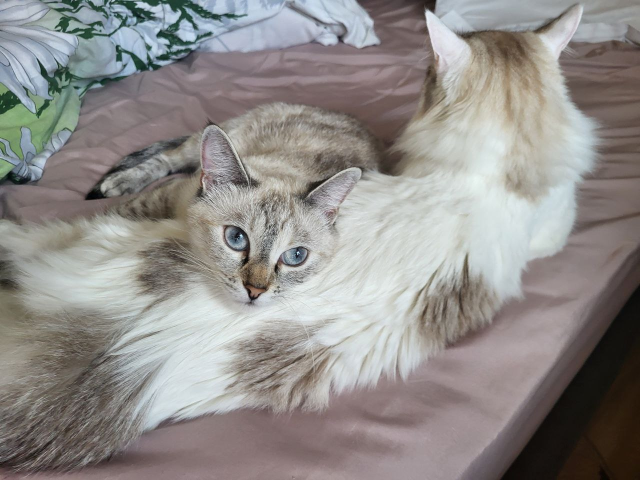
#> input picture img_1.png, 1280 x 960 px (shown at 1/2 size); its folder holds only this picture in this run
$ python 3.py
#> lines starting #> are read from the running program, lines starting #| are printed output that depends on the picture
import cv2 # OpenCV - основная библиотека для работы с изображениями
import numpy as np # NumPy - математические операции и работа с массивами
from sklearn.cluster import KMeans # Алгоритм кластеризации K-means
import matplotlib.pyplot as plt # Создание графиков и визуализаций
import matplotlib.patches as patches # Геометрические фигуры для легенды
from PIL import Image, ImageDraw, ImageFont # Растровая графика и работа со шрифтами
import os # Работа с файловой системой
import argparse # Парсинг аргументов командной строки

# Палитра DMC - стандартные цвета ниток для вышивки
DMC_COLORS = {
    'White': (255, 255, 255),
    'Ecru': (240, 234, 218),
    'Black': (0, 0, 0),
    'DK Gray': (85, 85, 85),
    'MD Gray': (128, 128, 128),
    'LT Gray': (200, 200, 200),

    # Красные
    'Red': (255, 0, 0),
    'DK Red': (190, 0, 0),
    'Bright Red': (255, 50, 50),
    'Crimson': (220, 20, 60),

    # Розовые
    'Pink': (255, 192, 203),
    'DK Pink': (231, 84, 128),
    'LT Pink': (255, 182, 193),

    # Оранжевые
    'Orange': (255, 165, 0),
    'DK Orange': (255, 140, 0),
    'Coral': (255, 127, 80),

    # Желтые
    'Yellow': (255, 255, 0),
    'DK Yellow': (255, 215, 0),
    'LT Yellow': (255, 255, 200),

    # Зеленые
    'Green': (0, 255, 0),
    'DK Green': (0, 100, 0),
    'Bright Green': (0, 255, 100),
    'Forest Green': (34, 139, 34),
    'LT Green': (144, 238, 144),

    # Синие
    'Blue': (0, 0, 255),
    'DK Blue': (0, 0, 139),
    'Bright Blue': (0, 100, 255),
    'Royal Blue': (65, 105, 225),
    'LT Blue': (173, 216, 230),

    # Фиолетовые
    'Purple': (128, 0, 128),
    'DK Purple': (75, 0, 130),
    'Violet': (238, 130, 238),
    'Lavender': (230, 230, 250),

    # Коричневые
    'Brown': (165, 42, 42),
    'DK Brown': (101, 67, 33),
    'LT Brown': (210, 180, 140),
    'Tan': (210, 180, 140),
}


class CrossStitchConverter:
    def __init__(self, dmc_colors=DMC_COLORS):
        """Инициализация конвертера с палитрой цветов DMC"""
        # Сохраняем палитру цветов DMC
        self.dmc_colors = dmc_colors
        # Преобразуем цвета в numpy массив для быстрых вычислений
        self.dmc_colors_rgb = np.array(list(dmc_colors.values()))
        # Сохраняем названия цветов
        self.dmc_names = list(dmc_colors.keys())
        #dmc_colors: Словарь с названиями и RGB значениями ниток
        #dmc_colors_rgb: Преобразование в NumPy массив для векторных операций
        #dmc_names: Отдельное хранение названий для быстрого доступа

    def load_image(self, image_path):
        """Загрузка изображения"""
        # Проверка существования файла
        if not os.path.exists(image_path):
            raise FileNotFoundError(f"Файл {image_path} не найден")

        # Загрузка изображения с помощью OpenCV
        self.image = cv2.imread(image_path)
        if self.image is None:
            raise ValueError(f"Не удалось загрузить изображение {image_path}")

        # Конвертация из BGR (формат OpenCV) в RGB
        self.image = cv2.cvtColor(self.image, cv2.COLOR_BGR2RGB)

        self.image = self.enhance_image(self.image)

        print(f" Изображение загружено: {self.image.shape[1]}×{self.image.shape[0]} пикселей")
        return self.image.shape[:2]

    def enhance_image(self, image):
        """Улучшение качества изображения для лучшей детализации"""
        # Фильтр увеличения резкости
        # Сверточная матрица 3x3: Лапласиан для выделения границ
        # Принцип работы: Усиление высокочастотных компонентов изображения
        # Результат: Более четкие контуры и детали
        kernel = np.array([[-1, -1, -1],
                           [-1, 9, -1],
                           [-1, -1, -1]])
        sharpened = cv2.filter2D(image, -1, kernel)

        # Работа в LAB цветовом пространстве
        # L (Lightness): Яркостная компонента
        # A: Цветовая ось зеленый-красный
        # B: Цветовая ось синий-желтый
        # Разделение яркости и цвета позволяет улучшать контраст без искажения цветов
        lab = cv2.cvtColor(sharpened, cv2.COLOR_RGB2LAB)
        l, a, b = cv2.split(lab)

        # Адаптивное выравнивание гистограммы
        # Адаптивность: Обработка отдельных регионов изображения
        # Ограничение контраста: Предотвращение усиления шума
        # Параметры:
        # clipLimit=2.0: Максимальное усиление контраста
        # tileGridSize=(8,8): Размер регионов для обработки
        clahe = cv2.createCLAHE(clipLimit=2.0, tileGridSize=(8, 8))
        l = clahe.apply(l)

        # Обратное преобразование
        lab = cv2.merge([l, a, b])
        enhanced = cv2.cvtColor(lab, cv2.COLOR_LAB2RGB)

        return enhanced

    def resize_image(self, max_stitches):
        h, w = self.image.shape[:2]
        #Определение ограничивающей размерности (ширина или высота)
        #Масштабирование второй размерности с сохранением соотношения сторон
        #Гарантия, что ни одна размерность не превысит max_stitches
        # Сохранение пропорций
        if w > h:
            new_w = min(max_stitches, w)
            new_h = int(h * new_w / w)
        else:
            new_h = min(max_stitches, h)
            new_w = int(w * new_h / h)

        new_w = max(new_w, 10)
        new_h = max(new_h, 10)

        print(f"📐 Изменение размера: {w}×{h} → {new_w}×{new_h} крестиков")

        # INTER_CUBIC интерполяция(Бикубическая интерполяция, высокое качество для уменьшения)
        self.image_resized = cv2.resize(self.image, (new_w, new_h), interpolation=cv2.INTER_CUBIC)
        return new_w, new_h

#Уменьшение цветов
    def reduce_colors(self, max_colors):
        # Подготовка данных для кластеризации
        # reshape(-1, 3): Преобразование 2D изображения в 1D массив пикселей
        # Каждый пиксель представляется как точка в 3D RGB пространстве
        pixels = self.image_resized.reshape(-1, 3)

        n_colors = min(max_colors, len(self.dmc_colors))
        print(f"Кластеризация на {n_colors} цветов...")

        # K-means кластеризация
        # n_clusters: Количество желаемых цветов в палитре
        # random_state=42: Фиксированный seed для воспроизводимости результатов
        # n_init=5: Количество случайных инициализаций (выбор лучшей)
        # max_iter=300: Максимальное количество итераций для сходимости
        kmeans = KMeans(n_clusters=n_colors, random_state=42, n_init=5, max_iter=300)
        labels = kmeans.fit_predict(pixels)

        reduced_colors = []
        color_mapping = {}

        # Замена на цвета DMC
        for i, center in enumerate(kmeans.cluster_centers_):
            distances = np.linalg.norm(self.dmc_colors_rgb - center, axis=1)
            closest_idx = np.argmin(distances)
            dmc_color = self.dmc_colors_rgb[closest_idx]
            dmc_name = self.dmc_names[closest_idx]

            reduced_colors.append(dmc_color)
            color_mapping[i] = (dmc_color, dmc_name)

        self.reduced_image = np.array([reduced_colors[label] for label in labels])
        self.reduced_image = self.reduced_image.reshape(self.image_resized.shape)

        self.reduced_image = cv2.medianBlur(self.reduced_image.astype(np.uint8), 1)

        self.color_labels = labels.reshape(self.image_resized.shape[:2])
        self.color_mapping = color_mapping
        self.actual_colors = n_colors

        return reduced_colors

#Генерация символов
    def get_symbols(self, num_symbols):
        symbols = [
            '■', '□', '▲', '△', '●', '○', '★', '☆', '♦', '♢',
            '♥', '♡', '♣', '♤', '♠', '♧', '✓', '✗', '✶', '✷',
            '✸', '✹', '✺', '✻', '✼', '✽', '✾', '✿', '❀', '❁'
        ]

        # Дополнение буквами при необходимости
        if num_symbols > len(symbols):
            symbols.extend([chr(i) for i in range(65, 91)])  # A-Z Заглавные буквы
        if num_symbols > len(symbols):
            symbols.extend([chr(i) for i in range(97, 123)])  # a-z Строчные буквы

        return symbols[:num_symbols]

    #Создание схемы
    def create_stitch_chart(self, output_path, grid_spacing=10):
        h, w = self.color_labels.shape
        # Расчет размеров
        # cell_size=25: Размер ячейки для одного крестика в пикселях
        cell_size = 25

        img_width = w * cell_size + (w + 1) #Учет границ между ячейками
        img_height = h * cell_size + (h + 1)
        # Создание изображения
        pattern_image = Image.new('RGB', (img_width, img_height), 'white')
        draw = ImageDraw.Draw(pattern_image)

        try:
            font = ImageFont.truetype("arial.ttf", cell_size - 10)
        except:
            font = ImageFont.load_default()

        unique_colors = np.unique(self.color_labels)
        symbols = self.get_symbols(len(unique_colors))
        symbol_map = {}

        for i, color_idx in enumerate(unique_colors):
            symbol_map[color_idx] = symbols[i]

        for y in range(h):
            for x in range(w):
                color_idx = self.color_labels[y, x]
                dmc_color, dmc_name = self.color_mapping[color_idx]
                symbol = symbol_map[color_idx]

                x_pos = x * cell_size + x + 1
                y_pos = y * cell_size + y + 1
                # Цветной фон
                draw.rectangle([x_pos, y_pos, x_pos + cell_size, y_pos + cell_size],
                               fill=tuple(dmc_color), outline='lightgray')

                bbox = draw.textbbox((0, 0), symbol, font=font)
                text_width = bbox[2] - bbox[0]
                text_height = bbox[3] - bbox[1]

                text_x = x_pos + (cell_size - text_width) // 2
                text_y = y_pos + (cell_size - text_height) // 2
                # Контрастный текст
                brightness = np.mean(dmc_color)
                text_color = 'black' if brightness > 128 else 'white'

                draw.text((text_x, text_y), symbol, fill=text_color, font=font)

        for x in range(0, w, grid_spacing):
            line_x = x * (cell_size + 1)
            if line_x < img_width:
                draw.line([(line_x, 0), (line_x, img_height)], fill='gray', width=1)
                draw.text((line_x + 5, 5), str(x + 1), fill='darkgray', font=font)

        for y in range(0, h, grid_spacing):
            line_y = y * (cell_size + 1)
            if line_y < img_height:
                draw.line([(0, line_y), (img_width, line_y)], fill='gray', width=1)
                draw.text((5, line_y + 5), str(y + 1), fill='darkgray', font=font)

        pattern_image.save(output_path, dpi=(300, 300))
        print(f"Схема сохранена: {output_path}")
        return symbol_map

#Создание легенды
    def create_legend(self, symbol_map, output_path):
        fig, ax = plt.subplots(figsize=(10, 12))
        ax.set_xlim(0, 1)
        ax.set_ylim(0, 1)
        ax.axis('off')

        ax.text(0.1, 0.95, 'ЛЕГЕНДА СХЕМЫ ВЫШИВКИ', fontsize=16,
                fontweight='bold', ha='left', va='top')

        ax.text(0.1, 0.92, f'Количество цветов: {self.actual_colors}',
                fontsize=12, ha='left', va='top', style='italic')

        y_pos = 0.88
        for color_idx, symbol in symbol_map.items():
            dmc_color, dmc_name = self.color_mapping[color_idx]

            ax.text(0.1, y_pos, symbol, fontsize=14, ha='left', va='center',
                    fontfamily='DejaVu Sans', fontweight='bold')

            ax.text(0.2, y_pos, dmc_name, fontsize=11, ha='left', va='center',
                    fontweight='bold')

            rect = patches.Rectangle((0.5, y_pos - 0.015), 0.1, 0.03,
                                     facecolor=np.array(dmc_color) / 255,
                                     edgecolor='black', linewidth=1)
            ax.add_patch(rect)

            rgb_text = f"RGB({dmc_color[0]}, {dmc_color[1]}, {dmc_color[2]})"
            ax.text(0.65, y_pos, rgb_text, fontsize=9, ha='left', va='center',
                    alpha=0.7, style='italic')

            y_pos -= 0.04

            if y_pos < 0.05:
                ax.text(0.1, 0.02, '... (продолжение на следующей странице)',
                        fontsize=10, style='italic', alpha=0.7)
                break

        plt.tight_layout()
        plt.savefig(output_path, dpi=150, bbox_inches='tight', facecolor='white')
        plt.close()
        print(f"Легенда сохранена: {output_path}")

    #Основной процесс
    def convert(self, image_path, max_colors=20, max_stitches=100, output_dir="cross_stitch_output"):
        # Создание директории
        if not os.path.exists(output_dir):
            os.makedirs(output_dir)

        base_name = os.path.splitext(os.path.basename(image_path))[0]
        # Последовательность обработки
        try:
            self.load_image(image_path) # 1. Загрузка
#> in load_image, self.image is the input picture: shape (960, 1280, 3); mean B, G, R 138.3, 140.8, 144.2
#> in enhance_image, `lab = cv2.cvtColor(sharpened, cv2.COLOR_RGB2LAB)`: lab: shape (960, 1280, 3); mean of channels 0, 1, 2 147.2, 129.2, 129.9
#> in enhance_image, `l, a, b = cv2.split(lab)`:
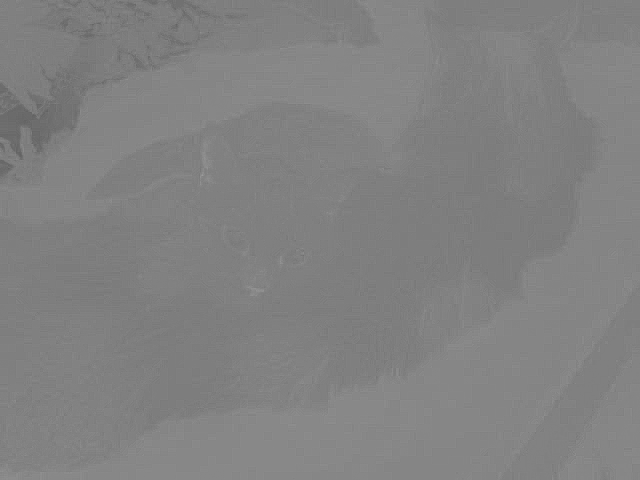
#> a: shape (960, 1280) (shown at 1/2 size); min 89, max 159, mean 129.2
#> in enhance_image, `l = clahe.apply(l)`:
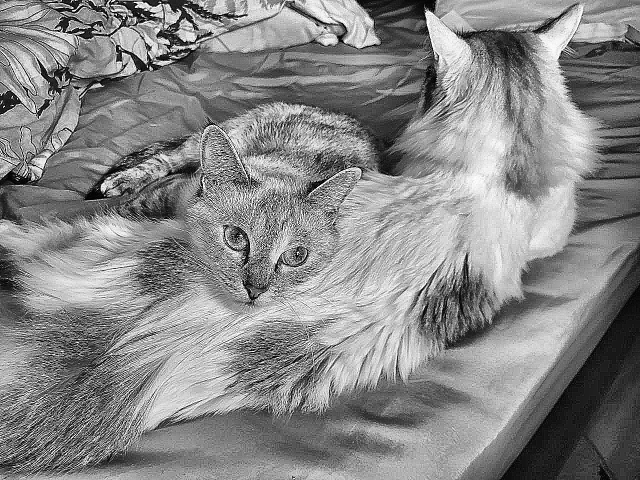
#> l: shape (960, 1280) (shown at 1/2 size); min 0, max 255, mean 135.1
#> in enhance_image, `lab = cv2.merge([l, a, b])`: lab: shape (960, 1280, 3); mean of channels 0, 1, 2 135.1, 129.2, 129.9
#> in enhance_image, `enhanced = cv2.cvtColor(lab, cv2.COLOR_LAB2RGB)`:
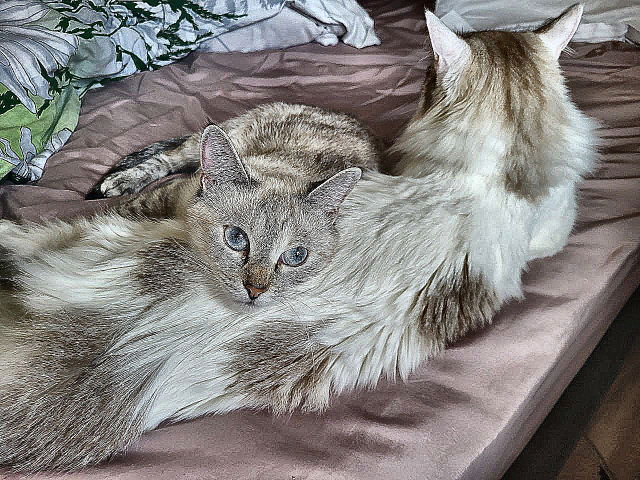
#> enhanced: shape (960, 1280, 3) (shown at 1/2 size); mean R, G, B 132.3, 128.9, 126.6
#|  Изображение загружено: 1280×960 пикселей

            w, h = self.resize_image(max_stitches) # 2. Изменение размера
#| 📐 Изменение размера: 1280×960 → 80×60 крестиков
#> in resize_image, `self.image_resized = cv2.resize(self.image, (new_w, new_h), interpolat..`:
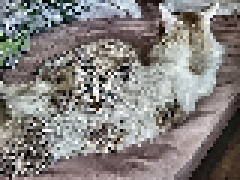
#> self.image_resized: shape (60, 80, 3) (shown 3 times larger); mean R, G, B 132, 128.6, 126.4
#> w = 80; h = 60

            self.reduce_colors(max_colors) # 3. Уменьшение цветов
#> in reduce_colors, `labels = kmeans.fit_predict(pixels)`: labels = 4800 values, max 19 at index 39, min 0 at index 75, mean 8.82
#> in reduce_colors, `self.color_labels = labels.reshape(self.image_resized.shape[:2])`:
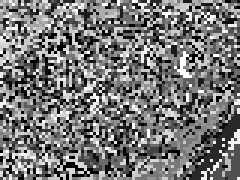
#> self.color_labels: shape (60, 80) int32 (shown 3 times larger); min 0, max 19, mean 8.82; drawn with min black and max white

            pattern_file = os.path.join(output_dir, f"{base_name}_pattern.png")
            symbol_map = self.create_stitch_chart(pattern_file) # 4. Создание схемы
#> in create_stitch_chart, `pattern_image = Image.new('RGB', (img_width, img_height), 'white')`: pattern_image: PIL image 2081x1561 RGB; every value is 255
#> in create_stitch_chart, `unique_colors = np.unique(self.color_labels)`: unique_colors = 20 values from 0 to 19
#> in create_stitch_chart, `symbols = self.get_symbols(len(unique_colors))`: symbols = ['■', '□', '▲', '△', '●', '○', '★', '☆', '♦', '♢', '♥', '♡', '♣', '♤', '♠', '♧', '✓', '✗', '✶', '✷']
#> the loop in create_stitch_chart, `for i, color_idx in enumerate(unique_colors):` made 20 passes
#> after the loop in create_stitch_chart, `for i, color_idx in enumerate(unique_colors):`: symbol_map = 20 items
#> in create_stitch_chart, `pattern_image.save(output_path, dpi=(300, 300))`:
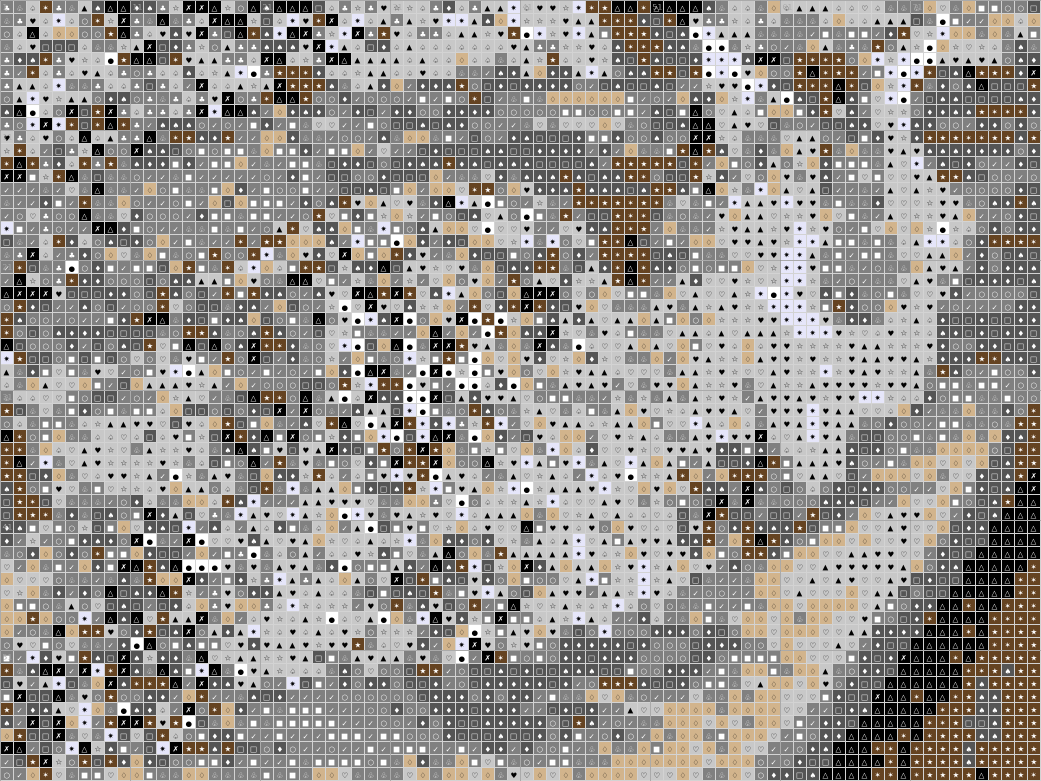
#> saved as img_1_pattern.png: PIL image 2081x1561 RGB (shown at 1/2 size); mean R, G, B 151.1, 147.1, 143
#> symbol_map = 20 items

            legend_file = os.path.join(output_dir, f"{base_name}_legend.png")
            self.create_legend(symbol_map, legend_file)# 5. Легенда
#> the loop in create_legend, `for color_idx, symbol in symbol_map.items():` made 20 passes
#> (symbol, dmc_name, rgb_text, y_pos) on passes 1 to 12: ('■', 'MD Gray', 'RGB(128, 128, 128)', 0.84), ('□', 'DK Gray', 'RGB(85, 85, 85)', 0.8), ('▲', 'LT Gray', 'RGB(200, 200, 200)', 0.76), ('△', 'Black', 'RGB(0, 0, 0)', 0.72), ('●', 'White', 'RGB(255, 255, 255)', 0.68), ('○', 'MD Gray', 'RGB(128, 128, 128)', 0.64), ('★', 'DK Brown', 'RGB(101, 67, 33)', 0.6), ('☆', 'LT Gray', 'RGB(200, 200, 200)', 0.56), ('♦', 'DK Gray', 'RGB(85, 85, 85)', 0.52), ('♢', 'LT Brown', 'RGB(210, 180, 140)', 0.48), ('♥', 'LT Gray', 'RGB(200, 200, 200)', 0.44), ('♡', 'LT Gray', 'RGB(200, 200, 200)', 0.4)
#> after the loop in create_legend, `for color_idx, symbol in symbol_map.items():`: y_pos = 0.08
#> in create_legend, `plt.savefig(output_path, dpi=150, bbox_inches='tight', facecolor='whit..`:
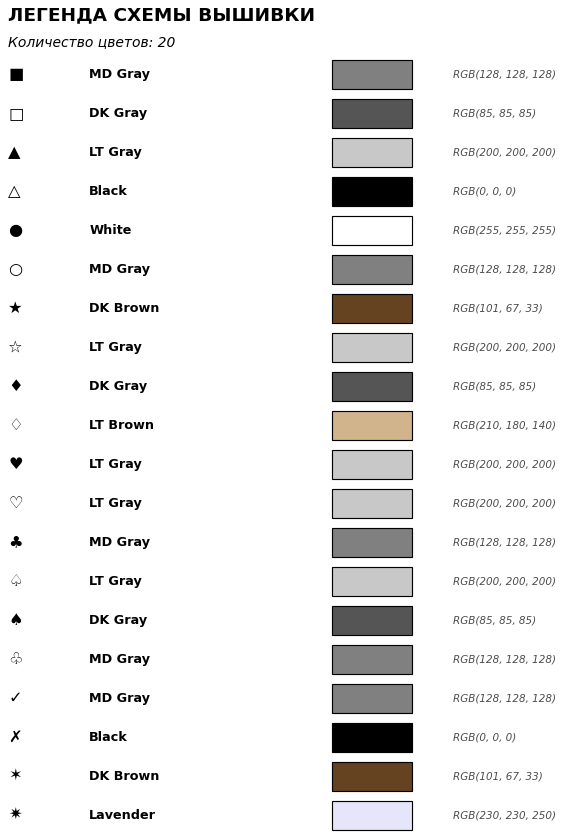
#> figure drawn by matplotlib, 1 panel

            print(f"Размер схемы: {w}×{h} крестиков")
#| Размер схемы: 80×60 крестиков
            print(f"Использовано цветов: {self.actual_colors}")
            print(f"Результаты в папке: {output_dir}")
            print(f"   • {os.path.basename(pattern_file)} - схема с символами")
            print(f"   • {os.path.basename(legend_file)} - легенда цветов")

            return True

        except Exception as e:
            print(f"Ошибка: {e}")
            return False


def main():
    parser = argparse.ArgumentParser(description='Конвертер изображений в схемы для вышивки крестиком')
    parser.add_argument('image', help='Путь к изображению')
    parser.add_argument('--max-colors', type=int, default=20,
                        help='Максимальное количество цветов ниток (по умолчанию: 20)')
    parser.add_argument('--max-stitches', type=int, default=100,
                        help='Максимальное количество крестиков (по умолчанию: 100)')
    parser.add_argument('--output-dir', default='cross_stitch_output',
                        help='Папка для результатов (по умолчанию: cross_stitch_output)')

    args = parser.parse_args()

    converter = CrossStitchConverter()
    success = converter.convert(
        image_path=args.image,
        max_colors=args.max_colors,
        max_stitches=args.max_stitches,
        output_dir=args.output_dir
    )

    if not success:
        print("Конвертация не удалась")


if __name__ == "__main__":
    if len(os.sys.argv) == 1:
        image_files = []
        for file in os.listdir('.'):
            if file.lower().endswith(('.jpg', '.jpeg', '.png', '.bmp', '.tiff')):
                image_files.append(file)

        if image_files:
            image_path = image_files[0]

            converter = CrossStitchConverter()
            converter.convert(
                image_path=image_path,
                max_colors=20,
                max_stitches=80,
                output_dir="cross_stitch_output"
            )
        else:
            print("В папке нет изображений!")
    else:
        main()
